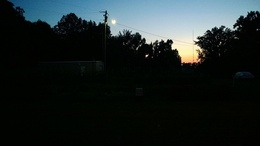
%> input picture A.jpg, 260 x 146 px, shrunk from 800 x 450 before the run
$ octave IMAGE_PROCESSING.m   (GNU Octave 9; MATLAB toolbox functions it lacks are replaced by stand-ins)
%> lines starting %> are read from the running program, lines starting %| are printed output that depends on the picture
clc,clear;
picture=imread('I:\A.jpg');%读取图像的信息
%> picture is the input picture: size 146x260x3 uint8; mean R, G, B 29.6, 38.2, 38.7
picture=rgb2gray(picture);%将图像信息进行灰度化
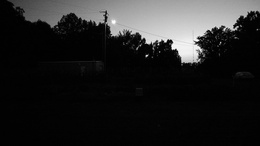
%> picture: size 146x260 uint8; min 0, max 253, mean 35.7
hist=count_hist(picture);%计算直方图
% stem(H(2,:),H(1,:),'.');%打印直方图
% ylim([0 2*10^4])%限制直方图的Y值的上界限
% imhist(Y)%matlab自带的直方图显示图
[new_picture,new_hist]=hist_equal(picture,hist);
% stem(new_hist(2,:),new_hist(1,:),'.');
% ylim([0 2*10^4])
FFT_picture=FFT(picture);
% imshow(log(abs(FFT_picture)+1),[])
IFFT_picture=IFFT(FFT_picture);

% F1=fft2(picture);
% F1=fftshift(F1);
HF_picture=HF(picture);
% [1 line not run here, left out]
function hist=count_hist(picture) %计算直方图，输入变量为灰度值，返回矩阵为直方图
    Sum=zeros(2,256);%第一行表示的是出现的次数，第二行表示的是0~255供给256个灰度值
    for i=1:256
        Sum(2,i)=i-1;
    end   %第二行的初始化过程
    for i=1:size(picture,1)
        for j=1:size(picture,2)
            Sum(1,picture(i,j)+1)=Sum(1,picture(i,j)+1)+1;%由于灰度图像值是0~255，但索引为1~256，所以索引的时候需要编程X(i，j)+1
        end
    end  %对第一行进行赋值
%> after the loop, Sum = 256 columns, first 8: [110 2610 10282 8263 4435 1674 611 336; 0 1 2 3 4 5 6 7]
    hist=Sum;
%> hist has the same summary as Sum
%> `hist=count_hist(picture);`: hist has the same summary as Sum in count_hist
end

function [new_picture,new_hist]=hist_equal(picture,hist)%直方图均衡化
    Y=hist(1,:)/(size(picture,1)*size(picture,2));%将得到的直方图求每个灰度值所对应的概率
%> Y = 256 values, max 0.271 at index 3, min 0 at index 255, mean 0.00391
    for i=2:length(hist(1,:))
        Y(i)=Y(i-1)+Y(i);      %这部分是变成概率密度函数，就是进行概率的累加
    end
%> after the loop, Y = 256 values from 0.0029 to 1
    Y=Y*255;%乘以灰度值255
%> Y = 256 values from 0.739 to 255
    Y=round(Y);%取整
%> Y = 256 values from 1 to 255
    new_picture=ones(size(picture,1),size(picture,2));%建立新的图像
    for i=1:size(picture,1)
        for j=1:size(picture,2)
            new_picture(i,j)=Y(picture(i,j)+1);   %同样，由于灰度图像值是0~255，但索引为1~256，所以索引的时候需要编程picture(i，j)+1
        end
    end
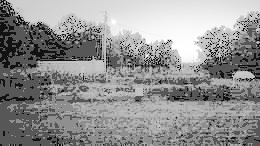
%> new_picture: size 146x260 double; min 1, max 255, mean 145.6
    new_picture=uint8(new_picture);%由于上面的到的类型是double行，imshow的时候需要unit8型的变量
%> new_picture: size 146x260 uint8
    new_hist=count_hist(new_picture);%均衡化后的直方图
%> new_hist = 256 columns, first 8: [0 110 0 0 0 0 0 0; 0 1 2 3 4 5 6 7]
end

function FFT_picture=FFT(picture)  %变换并且中心化
    G1=zeros(size(picture,1),size(picture,1));   %前变换矩阵
    G2=zeros(size(picture,2),size(picture,2));   %后变换矩阵
    picture1=double(picture);   %将图像uint8格式转换成double型，便于进行复数相乘
    for i=1:size(picture,1)
        for j=1:size(picture,2)
            picture1(i,j)=picture1(i,j)*exp(complex(0,1)*2*pi*(i+j)/2);%对原图像进行中心化预处理
        end
    end
    for i=1:size(picture,1)   %前变换矩阵的赋值
        for j=1:size(picture,1)
            G1(i,j)=exp(-complex(0,1)*2*pi*(i-1)*(j-1)/size(picture,1));
        end
    end
    for i=1:size(picture,2)   %后变换矩阵的赋值
        for j=1:size(picture,2)
            G2(i,j)=exp(-complex(0,1)*pi*2*(i-1)*(j-1)/size(picture,2));
        end
    end
    FFT_picture=G1*picture1*G2;   %二维傅里叶变换并且进行了中心化，返回的是复数型矩阵，要是想进行显示...
                                  %需要在程序中运行   imshow(log(abs(FFT_picture)+1),[])
end

function IFFT_picture=IFFT(f_picture)  %逆变换并且退中心化
    G1=zeros(size(f_picture,1),size(f_picture,1));%前变换矩阵
    G2=zeros(size(f_picture,2),size(f_picture,2));%后变换矩阵
    for i=1:size(f_picture,1)   %前变换矩阵赋初值
        for j=1:size(f_picture,1)
            G1(i,j)=exp(complex(0,1)*2*pi*(i-1)*(j-1)/size(f_picture,1))/size(f_picture,1);
        end
    end
    for i=1:size(f_picture,2)  %后变换矩阵赋初值
        for j=1:size(f_picture,2)
            G2(i,j)=exp(complex(0,1)*pi*2*(i-1)*(j-1)/size(f_picture,2))/size(f_picture,2);
        end
    end
    IFFT_picture=G1*f_picture*G2;   %进行逆变换
    for i=1:size(f_picture,1)  %退中心化，但是这个时候的到的矩阵还是复数矩阵
        for j=1:size(f_picture,2)
            IFFT_picture(i,j)=IFFT_picture(i,j)/exp(complex(0,1)*2*pi*(i+j)/2);
        end
    end
%     IFFT_picture=uint8(IFFT_picture);  %变换成uint8格式，便于之间输出逆变换的图像
end

function HF_picture=HF(picture)
    picture=double(picture);%对于原图像进行double化，方便后面进行复数运算
    LN_picture=log(picture+1);%取对数
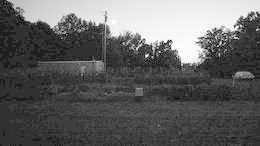
%> LN_picture: size 146x260 double; min 0, max 5.54, mean 2.13; drawn with min black and max white
    LNF_picture=FFT(LN_picture);%进行傅里叶正变换
    m=size(picture,1);
%> m = 146
    n=size(picture,2);
%> n = 260
    H=zeros(m,n);
    D0=10;
    rh=1.95;
    rl=0.5;
    c=1.5;
    for i=1:m
        for j=1:n
            H(i,j)=(rh-rl)*(1-exp(-c*((i-m/2)^2+(j-n/2)^2))/D0^2)+rl;  %高斯滤波器的实现
        end
    end
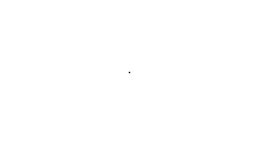
%> H: size 146x260 double; min 1.94, max 1.95, mean 1.95; drawn with min black and max white
    HFLNF_picture=LNF_picture.*H;  %频域滤波
    IFFTHFLNF_picture=IFFT(HFLNF_picture);%傅里叶逆变化
    HF_picture=exp(IFFTHFLNF_picture)-1;%在时域取指数，由于最初取对数的时候+1，取指数的时候需要进行减一操作
%> (the run ends here)
